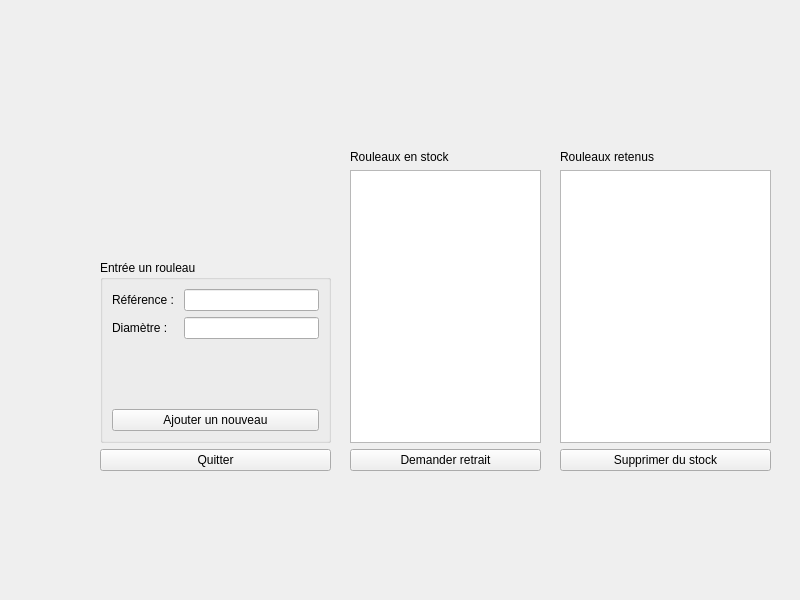
<?xml version="1.0" encoding="UTF-8"?>
<ui version="4.0">
 <class>TestGestionStock</class>
 <widget class="QWidget" name="TestGestionStock">
  <property name="geometry">
   <rect>
    <x>0</x>
    <y>0</y>
    <width>800</width>
    <height>600</height>
   </rect>
  </property>
  <property name="windowTitle">
   <string>TestAlveolesLibres</string>
  </property>
  <widget class="QWidget" name="">
   <property name="geometry">
    <rect>
     <x>350</x>
     <y>150</y>
     <width>191</width>
     <height>321</height>
    </rect>
   </property>
   <layout class="QVBoxLayout" name="verticalLayout">
    <item>
     <widget class="QLabel" name="label_4">
      <property name="text">
       <string>Rouleaux en stock</string>
      </property>
     </widget>
    </item>
    <item>
     <widget class="QListWidget" name="listWidgetStock"/>
    </item>
    <item>
     <widget class="QPushButton" name="pushButtonRetrait">
      <property name="text">
       <string>Demander retrait</string>
      </property>
     </widget>
    </item>
   </layout>
  </widget>
  <widget class="QWidget" name="">
   <property name="geometry">
    <rect>
     <x>560</x>
     <y>150</y>
     <width>211</width>
     <height>321</height>
    </rect>
   </property>
   <layout class="QVBoxLayout" name="verticalLayout_2">
    <item>
     <widget class="QLabel" name="label_3">
      <property name="text">
       <string>Rouleaux retenus</string>
      </property>
     </widget>
    </item>
    <item>
     <widget class="QListWidget" name="listWidgetRouleauxRetenus"/>
    </item>
    <item>
     <widget class="QPushButton" name="pushButtonSupprimer">
      <property name="text">
       <string>Supprimer du stock</string>
      </property>
     </widget>
    </item>
   </layout>
  </widget>
  <widget class="QWidget" name="">
   <property name="geometry">
    <rect>
     <x>100</x>
     <y>260</y>
     <width>231</width>
     <height>211</height>
    </rect>
   </property>
   <layout class="QVBoxLayout" name="verticalLayout_3">
    <item>
     <widget class="QGroupBox" name="groupBox">
      <property name="title">
       <string>Entrée un rouleau</string>
      </property>
      <layout class="QGridLayout" name="gridLayout">
       <item row="0" column="0">
        <widget class="QLabel" name="label">
         <property name="text">
          <string>Référence : </string>
         </property>
        </widget>
       </item>
       <item row="3" column="0" colspan="2">
        <spacer name="verticalSpacer">
         <property name="orientation">
          <enum>Qt::Vertical</enum>
         </property>
         <property name="sizeHint" stdset="0">
          <size>
           <width>20</width>
           <height>20</height>
          </size>
         </property>
        </spacer>
       </item>
       <item row="4" column="0" colspan="2">
        <widget class="QPushButton" name="pushButtonNouveau">
         <property name="text">
          <string>Ajouter un nouveau</string>
         </property>
        </widget>
       </item>
       <item row="2" column="0">
        <widget class="QLabel" name="label_2">
         <property name="text">
          <string>Diamètre : </string>
         </property>
        </widget>
       </item>
       <item row="0" column="1">
        <widget class="QLineEdit" name="lineEditReference"/>
       </item>
       <item row="2" column="1">
        <widget class="QLineEdit" name="lineEditDiametre"/>
       </item>
      </layout>
     </widget>
    </item>
    <item>
     <widget class="QPushButton" name="pushButtonQuitter">
      <property name="text">
       <string>Quitter</string>
      </property>
     </widget>
    </item>
   </layout>
  </widget>
 </widget>
 <resources/>
 <connections>
  <connection>
   <sender>pushButtonQuitter</sender>
   <signal>clicked()</signal>
   <receiver>TestGestionStock</receiver>
   <slot>close()</slot>
   <hints>
    <hint type="sourcelabel">
     <x>233</x>
     <y>458</y>
    </hint>
    <hint type="destinationlabel">
     <x>288</x>
     <y>519</y>
    </hint>
   </hints>
  </connection>
 </connections>
</ui>
